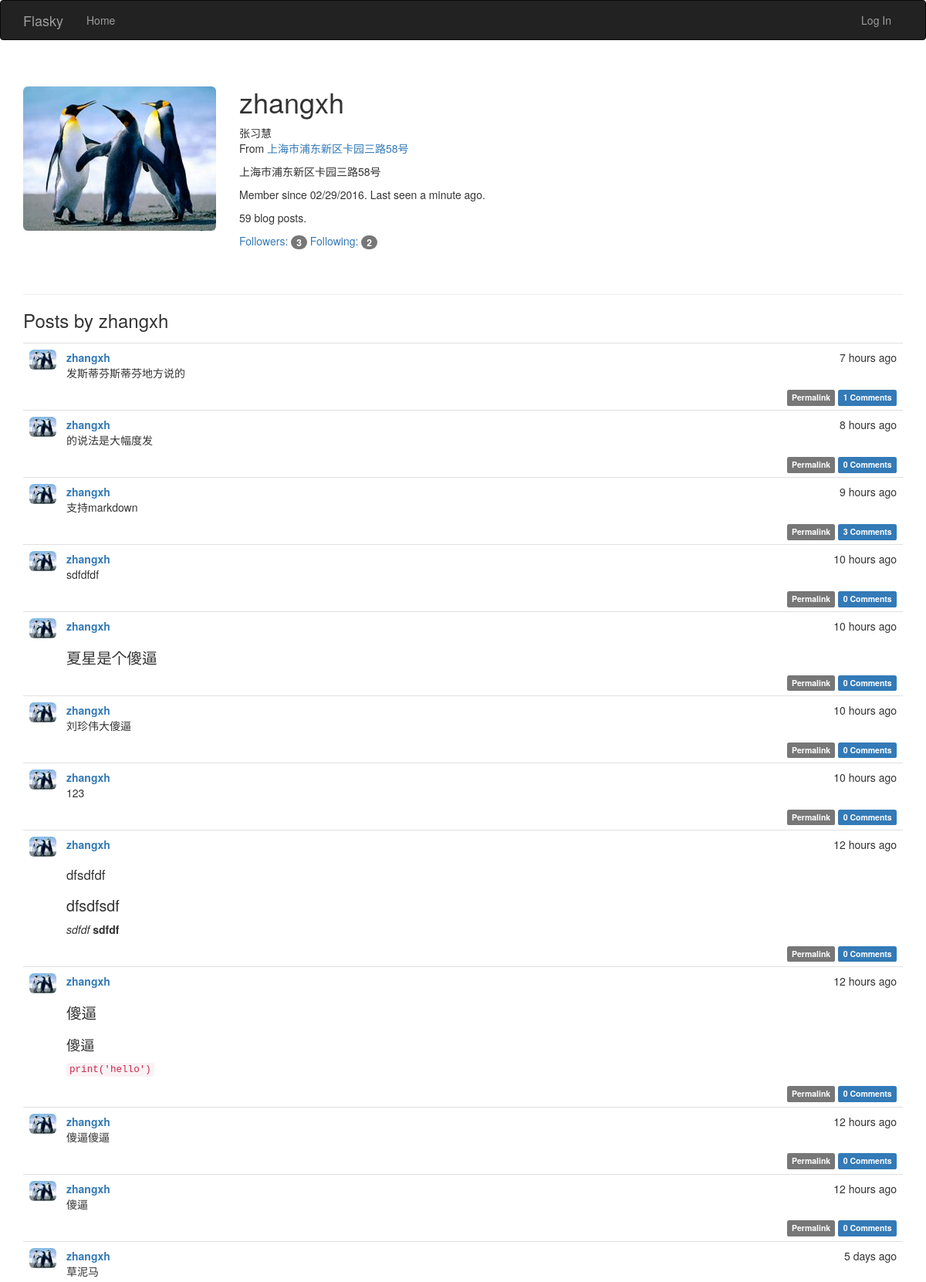
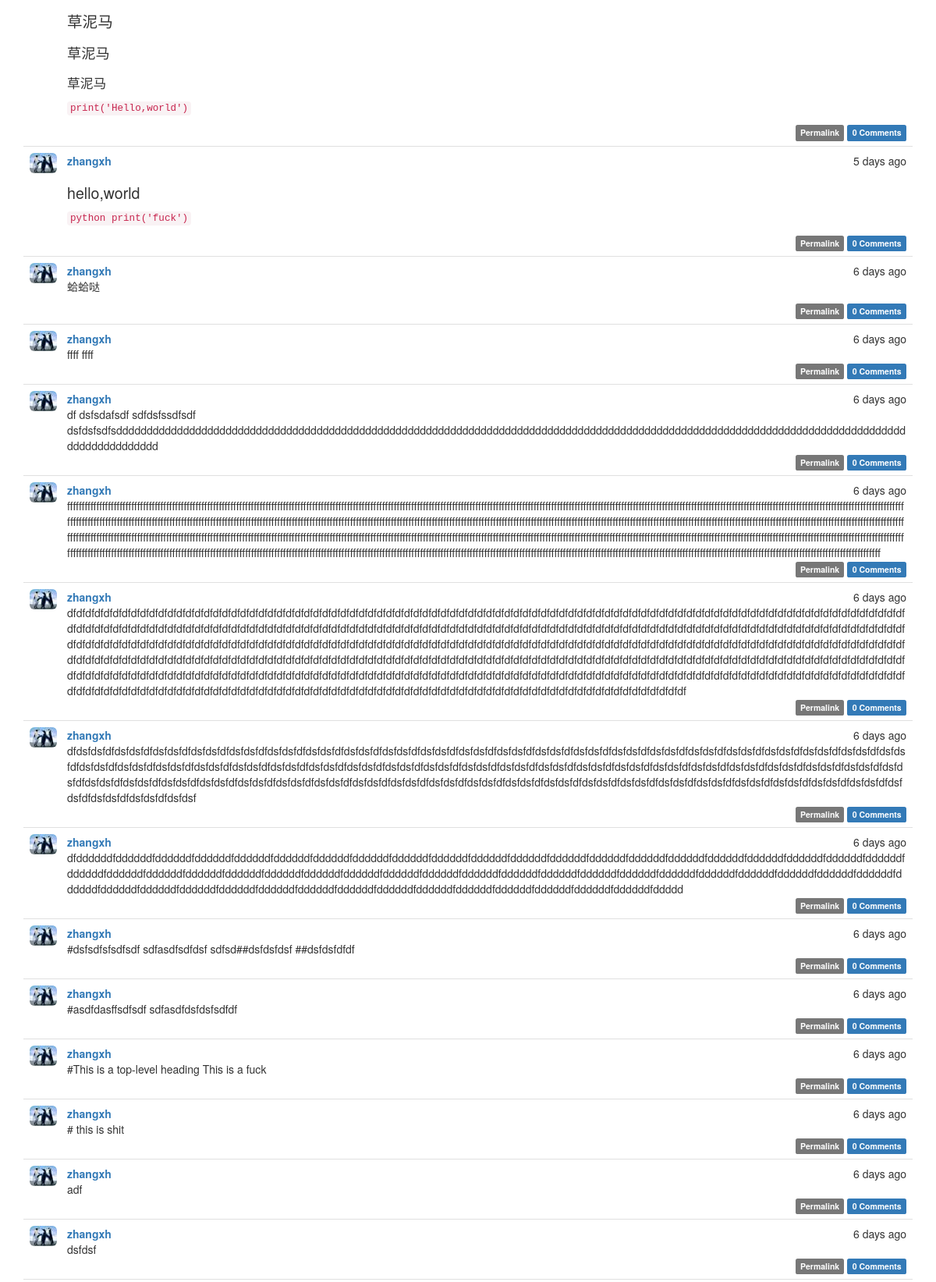
Screenshot of /user/zhangxh (upper part) with the database file from the repository (2 pictures, top to bottom).
### app/models.py (models this page shows, shortened)
class User(UserMixin, db.Model):
    __tablename__ = 'users'
    id = db.Column(db.Integer, primary_key=True)
    email = db.Column(db.String(64), unique=True, index=True)
    username = db.Column(db.String(64), unique=True, index=True)
    password_hash = db.Column(db.String(128))
    confirmed = db.Column(db.Boolean, default=False)
    row_id = db.Column(db.Integer, db.ForeignKey('roles.id'))
    posts = db.relationship('Post', backref='author', lazy='dynamic')
    name = db.Column(db.String(64))
    location = db.Column(db.String(64))
    about_me = db.Column(db.Text())
    member_since = db.Column(db.DateTime(), default=datetime.utcnow)
    last_seen = db.Column(db.DateTime(), default=datetime.utcnow)
    small_image = db.Column(db.Text(), default='default_small.jpg')
    big_image = db.Column(db.Text(), default='default_big.jpg')
    followed = db.relationship('Follow',
                               foreign_keys=[Follow.follower_id],
                               backref=db.backref('follower', lazy='joined'),
                               lazy='dynamic',
                               cascade='all, delete-orphan')
    followers = db.relationship('Follow',
                                foreign_keys=[Follow.followed_id],
                                backref=db.backref('followed', lazy='joined'),
                                lazy='dynamic',
                                cascade='all, delete-orphan')
    comments = db.relationship('Comment', backref='author', lazy='dynamic')
    @property
    def password(self):
        raise AttributeError('password is not a readable attribute')

class Post(db.Model):
    __tablename__ = 'posts'
    id = db.Column(db.Integer, primary_key=True)
    body = db.Column(db.Text)
    timestamp = db.Column(db.DateTime, index=True, default=datetime.utcnow)
    author_id = db.Column(db.Integer, db.ForeignKey('users.id'))
    body_html = db.Column(db.Text)
    comments = db.relationship('Comment', backref='post', lazy='dynamic')

### app/main/views.py (the view)
@main.route('/user/<username>')
def user(username):
    user = User.query.filter_by(username=username).first()
    if user is None:
        abort(404)
    posts = user.posts.order_by(Post.timestamp.desc()).all()
    return render_template('user.html', user=user, posts=posts)

### app/auth/views.py (called while the page is built)
@auth.before_app_request
def before_request():
    if current_user.is_authenticated:
        current_user.ping()
        if not current_user.confirmed \
                and request.endpoint[:5] != 'auth.' \
                and request.endpoint != 'static':
            return redirect(url_for('auth.unconfirmed'))

### app/main/__init__.py (called while the page is built)
@main.app_context_processor
def inject_permissions():
    return dict(Permission=Permission)

### app/models.py (called while the page is built)
    def can(self, permissions):
        return False

    def is_administrator(self):
        return False

### app/templates/user.html (shortened to what this page needs)
{% extends "base.html" %}
{% import "_macros.html" as macros %}
{% block page_content %}
<div class="page-header">
    <img class="img-rounded profile-thumbnail" src="/static/uploads/{{ user.big_image }}">
    <div class="profile-header">
        <h1>{{ user.username }}</h1>
        {% if user.name or user.location %}
        <p>
            {% if user.name %}{{ user.name }}<br>{% endif %}
            {% if user.location %}
            From <a href="http://maps.google.com/?q={{ user.location }}">{{ user.location }}</a><br>
            {% endif %}
        </p>
        {% endif %}
        {% if user.about_me %}<p>{{ user.about_me }}</p>{% endif %}
        <p>Member since {{ moment(user.member_since).format('L') }}. Last seen {{ moment(user.last_seen).fromNow()
            }}.</p>
        <p>{{ user.posts.count() }} blog posts.</p>
        <p>
            <a href="{{ url_for('.followers', username=user.username) }}">
                Followers: <span class="badge">{{ user.followers.count() }}</span>
            </a>
            <a href="{{ url_for('.followed_by', username=user.username) }}">
                Following: <span class="badge">{{ user.followed.count() }}</span>
            </a>
        </p>
    </div>
</div>
<h3>Posts by {{ user.username }}</h3>
{% include '_posts.html' %}
{% endblock %}

### app/templates/base.html (shortened to what this page needs)
{% extends "bootstrap/base.html" %}
{% block head %}
{{ super() }}
<link rel="stylesheet" type="text/css" href="{{ url_for('static', filename='styles.css') }}">
{% endblock %}
{% block navbar %}
<div class="navbar navbar-inverse" role="navigation">
    <div class="container">
        <div class="navbar-header">
            <a class="navbar-brand" href="{{ url_for('main.index') }}">Flasky</a>
        </div>
        <div class="navbar-collapse collapse">
            <ul class="nav navbar-nav">
                <li><a href="{{ url_for('main.index') }}">Home</a></li>
            </ul>
            <ul class="nav navbar-nav navbar-right">
                {% if current_user.is_authenticated %}
                <li class="dropdown">
                    <a href="#" class="dropdown-toggle" data-toggle="dropdown">
                        <img src="/static/uploads/{{ current_user.small_image }}">
                        Account <b class="caret"></b>
                    </a>
                    <ul class="dropdown-menu">
                        <li><a href="{{ url_for('auth.change_password') }}">Change Password</a></li>
                        <li><a href="{{ url_for('auth.change_email_request') }}">Change Email</a></li>
                        <li><a href="{{ url_for('auth.logout') }}">Log Out</a></li>
                    </ul>
                </li>
                {% else %}
                <li><a href="{{ url_for('auth.login') }}">Log In</a></li>
                {% endif %}
            </ul>
        </div>
    </div>
</div>
{% endblock %}
{% block content %}
<div class="container">
    {% block page_content %}{% endblock %}
</div>
{% endblock %}

### app/templates/_posts.html (shortened to what this page needs)
<ul class="posts">
    {% for post in posts %}
    <li class="post">
        <div class="post-thumbnail">
            <a href="{{ url_for('.user', username=post.author.username) }}">
                <img class="img-rounded profile-thumbnail" src="/static/uploads/{{ post.author.small_image }}">
            </a>
        </div>
        <div class="post-content wordbreak">
            <div class="post-date">{{ moment(post.timestamp).fromNow() }}</div>
            <div class="post-author"><a href="{{ url_for('.user', username=post.author.username) }}">{{
                post.author.username }}</a></div>
            <div class="post-body">
                {% if post.body_html %}
                {{ post.body_html | safe }}
                {% else %}
                {{ post.body }}
                {% endif %}
            </div>
            <div class="post-footer">
                <a href="{{ url_for('.post', id=post.id) }}">
                    <span class="label label-default">Permalink</span>
                </a>
                <a href="{{ url_for('.post', id=post.id) }}#comments">
                     <span class="label label-primary">
                     {{ post.comments.count() }} Comments
                     </span>
                </a>
            </div>
        </div>
    </li>
    {% endfor %}
</ul>

### app/static/styles.css (style rules this page uses)
.profile-thumbnail { position: absolute; }
.profile-header { min-height: 260px; margin-left: 280px; }
ul.posts { list-style-type: none; padding: 0px; margin: 16px 0px 0px 0px; border-top: 1px solid #e0e0e0; }
ul.posts li.post { padding: 8px; border-bottom: 1px solid #e0e0e0; }
div.post-date { float: right; }
div.post-author { font-weight: bold; }
div.post-thumbnail { position: absolute; }
div.post-content { margin-left: 48px; min-height: 48px; }
div.post-footer { text-align: right; }
.post-body h1 { font-size: 140%; }
.post-body h2 { font-size: 130%; }
.post-body h3 { font-size: 120%; }

### app/templates/_posts.html (style rules this page uses)
.wordbreak { word-break: break-word; }

### rows the page displays
User: big_image (picture), username "zhangxh", name "张习慧", location "上海市浦东新区卡园三路58号", about_me "上海市浦东新区卡园三路58号", member_since "02/29/2016", last_seen "a minute ago"
Post: author.small_image (picture), timestamp "7 hours ago", author.username "zhangxh", body_html "发斯蒂芬斯蒂芬地方说的", comments.count "1"
Post: author.small_image (picture), timestamp "8 hours ago", author.username "zhangxh", body_html "的说法是大幅度发", comments.count "0"
Post: author.small_image (picture), timestamp "9 hours ago", author.username "zhangxh", body_html "支持markdown", comments.count "3"
Post: author.small_image (picture), timestamp "10 hours ago", author.username "zhangxh", body_html "sdfdfdf", comments.count "0"
Post: author.small_image (picture), timestamp "10 hours ago", author.username "zhangxh", body_html "夏星是个傻逼", comments.count "0"
Post: author.small_image (picture), timestamp "10 hours ago", author.username "zhangxh", body_html "刘珍伟大傻逼", comments.count "0"
Post: author.small_image (picture), timestamp "10 hours ago", author.username "zhangxh", body_html "123", comments.count "0"
Post: author.small_image (picture), timestamp "12 hours ago", author.username "zhangxh", body_html "dfsdfdf dfsdfsdf sdfdf sdfdf", comments.count "0"
Post: author.small_image (picture), timestamp "12 hours ago", author.username "zhangxh", body_html "傻逼 傻逼 print('hello')", comments.count "0"
Post: author.small_image (picture), timestamp "12 hours ago", author.username "zhangxh", body_html "傻逼傻逼", comments.count "0"
Post: author.small_image (picture), timestamp "12 hours ago", author.username "zhangxh", body_html "傻逼", comments.count "0"
Post: author.small_image (picture), timestamp "5 days ago", author.username "zhangxh", body_html "草泥马 草泥马 草泥马 草泥马 print('Hello,world')", comments.count "0"
Post: author.small_image (picture), timestamp "5 days ago", author.username "zhangxh", body_html "hello,world python print('fuck')", comments.count "0"
Post: author.small_image (picture), timestamp "6 days ago", author.username "zhangxh", body_html "蛤蛤哒", comments.count "0"
Post: author.small_image (picture), timestamp "6 days ago", author.username "zhangxh", body "ffff ffff", comments.count "0"
Post: author.small_image (picture), timestamp "6 days ago", author.username "zhangxh", body "df dsfsdafsdf sdfdsfssdfsdf dsfdsfsdfsddddddddddddddddddddddddddddddddddddddddddddddddddddddddddddddddddddddddddddddddddddddddddddddddddddddddddddddddddddddddddddddddddddddddddddddddd", comments.count "0"
Post: author.small_image (picture), timestamp "6 days ago", author.username "zhangxh", body "ffffffffffffffffffffffffffffffffffffffffffffffffffffffffffffffffffffffffffffffffffffffffffffffffffffffffffffffffffffffffffffffffffffffffffffffffffffffffffffffffffffffffffffffffffffffffffffffffffffffffffffffffffffffffffffffffffffffffffffffffffffffffffffffffffffffffffffffffffffffffffffffffffffffffffffffffffffffffffffffffffffffffffffffffffffffffffffffffffffffffffffffffffffffffffffffffffffffffffffffffffffffffffffffffffffffffffffffffffffffffffffffffffffffffffffffffffffffffffffffffffffffffffffffffffffffffffffffffffffffffffffffffffffffffffffffffffffffffffffffffffffffffffffffffffffffffffffffffffffffffffffffffffffffffffffffffffffffffffffffffffffffffffffffffffffffffffffffffffffffffffffffffffffffffffff…", comments.count "0"
Post: author.small_image (picture), timestamp "6 days ago", author.username "zhangxh", body "dfdfdfdfdfdfdfdfdfdfdfdfdfdfdfdfdfdfdfdfdfdfdfdfdfdfdfdfdfdfdfdfdfdfdfdfdfdfdfdfdfdfdfdfdfdfdfdfdfdfdfdfdfdfdfdfdfdfdfdfdfdfdfdfdfdfdfdfdfdfdfdfdfdfdfdfdfdfdfdfdfdfdfdfdfdfdfdfdfdfdfdfdfdfdfdfdfdfdfdfdfdfdfdfdfdfdfdfdfdfdfdfdfdfdfdfdfdfdfdfdfdfdfdfdfdfdfdfdfdfdfdfdfdfdfdfdfdfdfdfdfdfdfdfdfdfdfdfdfdfdfdfdfdfdfdfdfdfdfdfdfdfdfdfdfdfdfdfdfdfdfdfdfdfdfdfdfdfdfdfdfdfdfdfdfdfdfdfdfdfdfdfdfdfdfdfdfdfdfdfdfdfdfdfdfdfdfdfdfdfdfdfdfdfdfdfdfdfdfdfdfdfdfdfdfdfdfdfdfdfdfdfdfdfdfdfdfdfdfdfdfdfdfdfdfdfdfdfdfdfdfdfdfdfdfdfdfdfdfdfdfdfdfdfdfdfdfdfdfdfdfdfdfdfdfdfdfdfdfdfdfdfdfdfdfdfdfdfdfdfdfdfdfdfdfdfdfdfdfdfdfdfdfdfdfdfdfdfdfdfdfdfdfdfdfdfdfdfdfdfdfdfdfdfdfdfdfdfdfdfdfdfdfdfdfdfdfdfdfdfdfdfdfdfdfdfdfdfdfdf…", comments.count "0"
Post: author.small_image (picture), timestamp "6 days ago", author.username "zhangxh", body "dfdsfdsfdfdsfdsfdfdsfdsfdfdsfdsfdfdsfdsfdfdsfdsfdfdsfdsfdfdsfdsfdfdsfdsfdfdsfdsfdfdsfdsfdfdsfdsfdfdsfdsfdfdsfdsfdfdsfdsfdfdsfdsfdfdsfdsfdfdsfdsfdfdsfdsfdfdsfdsfdfdsfdsfdfdsfdsfdfdsfdsfdfdsfdsfdfdsfdsfdfdsfdsfdfdsfdsfdfdsfdsfdfdsfdsfdfdsfdsfdfdsfdsfdfdsfdsfdfdsfdsfdfdsfdsfdfdsfdsfdfdsfdsfdfdsfdsfdfdsfdsfdfdsfdsfdfdsfdsfdfdsfdsfdfdsfdsfdfdsfdsfdfdsfdsfdfdsfdsfdfdsfdsfdfdsfdsfdfdsfdsfdfdsfdsfdfdsfdsfdfdsfdsfdfdsfdsfdfdsfdsfdfdsfdsfdfdsfdsfdfdsfdsfdfdsfdsfdfdsfdsfdfdsfdsfdfdsfdsfdfdsfdsfdfdsfdsfdfdsfdsfdfdsfdsfdfdsfdsfdfdsfdsfdfdsfdsfdfdsfdsfdfdsfdsf", comments.count "0"
Post: author.small_image (picture), timestamp "6 days ago", author.username "zhangxh", body "dfddddddfddddddfddddddfddddddfddddddfddddddfddddddfddddddfddddddfddddddfddddddfddddddfddddddfddddddfddddddfddddddfddddddfddddddfddddddfddddddfddddddfddddddfddddddfddddddfddddddfddddddfddddddfddddddfddddddfddddddfddddddfddddddfddddddfddddddfddddddfddddddfddddddfddddddfddddddfddddddfddddddfddddddfddddddfddddddfddddddfddddddfddddddfddddddfddddddfddddddfddddddfddddddfddddddfddddddfddddddfddddddfddddddfddddd", comments.count "0"
Post: author.small_image (picture), timestamp "6 days ago", author.username "zhangxh", body "#dsfsdfsfsdfsdf sdfasdfsdfdsf sdfsd##dsfdsfdsf ##dsfdsfdfdf", comments.count "0"
Post: author.small_image (picture), timestamp "6 days ago", author.username "zhangxh", body "#asdfdasffsdfsdf sdfasdfdsfdsfsdfdf", comments.count "0"
Post: author.small_image (picture), timestamp "6 days ago", author.username "zhangxh", body "#This is a top-level heading This is a fuck", comments.count "0"
Post: author.small_image (picture), timestamp "6 days ago", author.username "zhangxh", body "# this is shit", comments.count "0"
Post: author.small_image (picture), timestamp "6 days ago", author.username "zhangxh", body "adf", comments.count "0"
Post: author.small_image (picture), timestamp "6 days ago", author.username "zhangxh", body "dsfdsf", comments.count "0"

### other values shown
{{ user.posts.count() }} "59"
{{ user.followers.count() }} "3"
{{ user.followed.count() }} "2"
